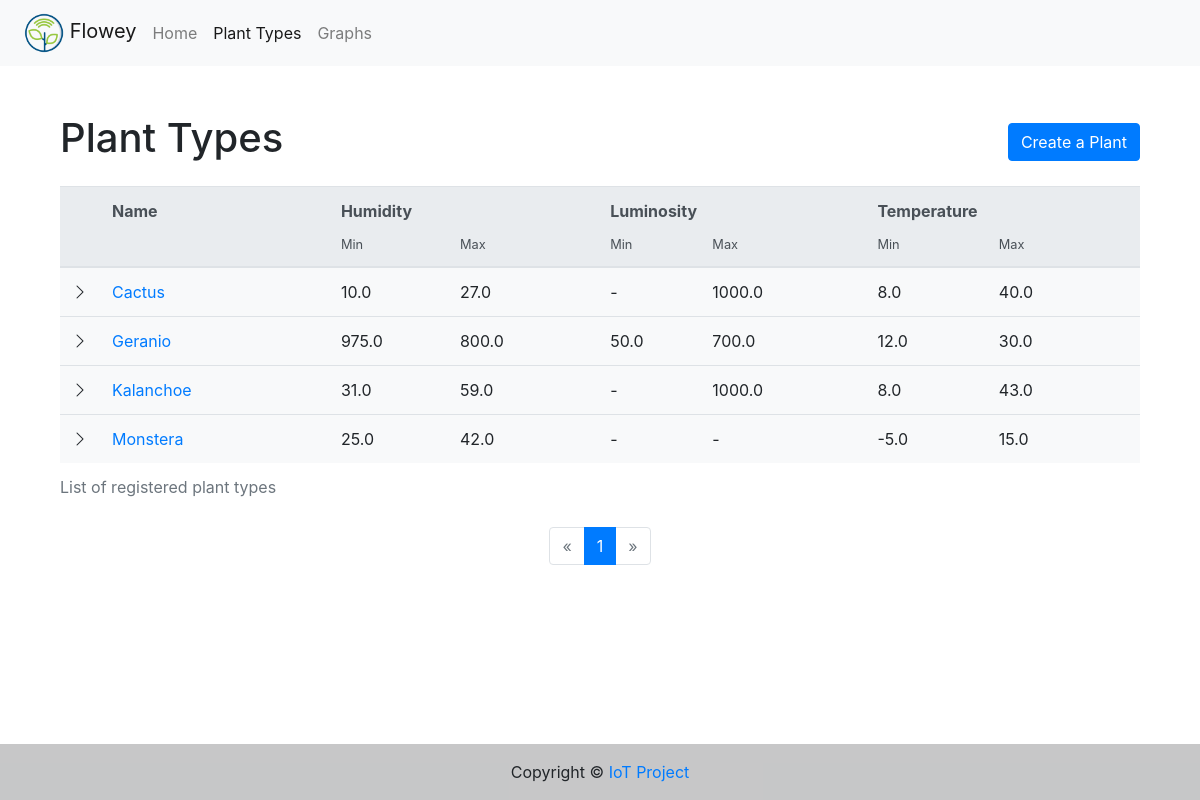
Screenshot of /plant_type/ with the database file from the repository.
### models/plant_type.py (models this page shows)
@dataclass
class PlantTypeModel(db.Model):
    __tablename__ = 'plant_type'
    id: int = db.Column(db.Integer, primary_key=True, autoincrement=True)
    last_modified: datetime = db.Column(db.DateTime, default=datetime.utcnow, onupdate=datetime.utcnow)
    name: str = db.Column(db.String(length=128), nullable=False, unique=True)
    description: str = db.Column(db.Text)
    humidity_min: float = db.Column(db.Float)
    humidity_max: float = db.Column(db.Float)
    humidity_tolerance_time: int = db.Column(db.Integer)
    luminosity_min: float = db.Column(db.Float)
    luminosity_max: float = db.Column(db.Float)
    luminosity_tolerance_time: int = db.Column(db.Integer)
    temperature_min: float = db.Column(db.Float)
    temperature_max: float = db.Column(db.Float)
    temperature_tolerance_time: int = db.Column(db.Integer)
    plant_data = db.relationship('PlantDataModel',
                                 lazy=True)

### views/plant_type.py (the view)
@plant_type_bp.route('/')
def list_all():
    page = request.args.get('page', default=1, type=int)
    size = request.args.get('size', default=15, type=int)
    try:
        plant_types = PlantTypeModel.query.order_by(PlantTypeModel.name.asc()) \
            .paginate(page, size)
    except OperationalError:
        plant_types = None
    return render_template('plant_type/list.html',
                           plant_types=plant_types,
                           size=size)

### utils.py (called while the page is built)
def randint(a, b):
    return random.randint(a, b)

### views/plant_type.py (called while the page is built)
@plant_type_bp.context_processor
def utility_title(title='Plant Type'):
    return dict(title=title)

### templates/plant_type/list.html (shortened to what this page needs)
{% extends "base.html" %}
{% block active_navlink__plant_type %}
    active
{% endblock %}
{% block content %}
    <div class="row mb-3 align-items-center">
        <div class="col">
            <h1>Plant Types</h1>
        </div>
        <div class="col-auto">
            <a class="btn btn-primary my-2" href="{{ url_for('plant_type.create') }}" role="button">
                <span class="d-none d-md-inline">Create a Plant</span>
            </a>
        </div>
    </div>
    <div class="table-responsive collapsable">
        <table class="table">
            <caption>List of registered plant types</caption>
            <thead class="thead-light thead-double">
            <tr>
                <th scope="col"></th>
                <th scope="col">Name</th>
                <th scope="col" colspan="2">Humidity</th>
                <th scope="col" colspan="2">Luminosity</th>
                <th scope="col" colspan="2">Temperature</th>
            </tr>
            <tr>
                <th scope="col" colspan="2"></th>
                {% for i in range(3) %}
                    <th scope="col" class="small">Min</th>
                    <th scope="col" class="small">Max</th>
                {% endfor %}
            </tr>
            </thead>
            <tbody>
            {% for item in plant_types.items %}
                <tr class="bg-light">
                    <td class="collapsed fit collapsed" data-toggle="collapse"
                        data-target="#description{{ loop.index }}">
                        <i class="bi bi-chevron-right"></i>
                    </td>
                    <td><a href="{{ url_for('plant_type.details', plant_type_id=item.id) }}">{{ item.name }}</a></td>
                    <td class="pr-0">{{ item.humidity_min or '-' }}</td>
                    <td class="">{{ item.humidity_max or '-' }}</td>
                    <td class="pr-0">{{ item.luminosity_min or '-' }}</td>
                    <td class="">{{ item.luminosity_max or '-' }}</td>
                    <td class="pr-0">{{ item.temperature_min or '-' }}</td>
                    <td class="">{{ item.temperature_max or '-' }}</td>
                </tr>
            {% endfor %}
            </tbody>
        </table>
    </div>
    <nav aria-label="Page navigation example">
        <ul class="pagination justify-content-center">
            <li class="page-item {% if not plant_types.has_prev %}disabled{% endif %}">
                <a class="page-link" href="{{ url_for('plant_type.list_all', page=plant_types.prev_num, size=size) }}"
                   tabindex="-1">
                    <span aria-hidden="true">&laquo;</span>
                </a>
            </li>
            {% for page_num in plant_types.iter_pages() %}
                {% if page_num %}
                    {% if page_num == plant_types.page %}
                        <li class="page-item active">
                            <a class="page-link" href="#">
                                {{ page_num }}
                            </a>
                        </li>
                    {% else %}
                        <li class="page-item">
                            <a class="page-link" href="{{ url_for('plant_type.list_all', page=page_num, size=size) }}">
                                {{ page_num }}
                            </a>
                        </li>
                    {% endif %}
                {% else %}
                    <li class="page-item disabled">
                        <a class="page-link" href="#" tabindex="-1">...</a>
                    </li>
                {% endif %}
            {% endfor %}
            <li class="page-item {% if not plant_types.has_next %}disabled{% endif %}">
                <a class="page-link" href="{{ url_for('plant_type.list_all', page=plant_types.next_num, size=size) }}">
                    <span aria-hidden="true">&raquo;</span>
                </a>
            </li>
        </ul>
    </nav>
{% endblock %}

### static/css/style.css (style rules this page uses)
.collapsable [data-toggle="collapse"] { transform: rotate(90deg) ; transition: all linear 0.25s; }
.collapsable [data-toggle="collapse"].collapsed { transform: rotate(0deg) ; }
.table td.fit, .table th.fit { white-space: nowrap; width: 1%; }
.table thead.thead-double tr:first-of-type th { border-bottom: none; }
.table thead.thead-double tr:nth-of-type(2) th { border-top: none; padding-top: 0; }

### rows the page displays
PlantTypeModel: name "Cactus", humidity_min "10.0", humidity_max "27.0", luminosity_min "-", luminosity_max "1000.0", temperature_min "8.0", temperature_max "40.0"
PlantTypeModel: name "Geranio", humidity_min "975.0", humidity_max "800.0", luminosity_min "50.0", luminosity_max "700.0", temperature_min "12.0", temperature_max "30.0"
PlantTypeModel: name "Kalanchoe", humidity_min "31.0", humidity_max "59.0", luminosity_min "-", luminosity_max "1000.0", temperature_min "8.0", temperature_max "43.0"
PlantTypeModel: name "Monstera", humidity_min "25.0", humidity_max "42.0", luminosity_min "-", luminosity_max "-", temperature_min "-5.0", temperature_max "15.0"

### other values shown
{{ page_num }} "1"
